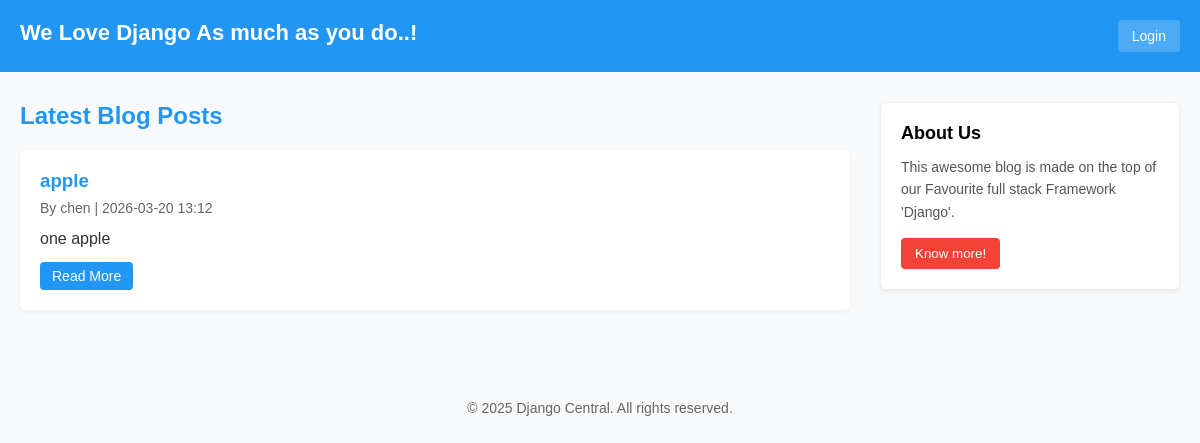
The page / on the database its author committed.
### blog/models.py (models this page shows, shortened)
class Post(models.Model):
    STATUS_CHOICES = (
        (0, 'Draft'),
        (1, 'Publish'),
    )
    title = models.CharField(max_length=200)
    slug = models.SlugField(max_length=200, unique=True)
    author = models.ForeignKey(User, on_delete=models.CASCADE, related_name='blog_posts')
    text = models.TextField()
    created_date = models.DateTimeField(auto_now_add=True)
    status = models.IntegerField(choices=STATUS_CHOICES, default=1)
    class Meta:
        ordering = ['-created_date']

### blog/views.py (the view)
# urls.py: path('', views.PostList.as_view(), name='home'),
class PostList(ListView):
    model = Post
    template_name = 'blog/post_list.html'
    queryset = Post.objects.filter(status=1).order_by('-created_date')
    context_object_name = 'posts'

### templates/blog/post_list.html (shortened to what this page needs)
{% extends 'base.html' %}
{% block content %}
    <h2 style="color: #2196F3; margin-bottom: 20px;">Latest Blog Posts</h2>
    {% for post in posts %}
        <div style="background: white; padding: 20px; margin-bottom: 20px; border-radius: 6px; box-shadow: 0 2px 4px rgba(0,0,0,0.05);">
            <h3 style="margin-bottom: 8px;">
                <a href="{% url 'post_detail' post.slug %}" style="color: #2196F3; text-decoration: none;">
                    {{ post.title }}
                </a>
            </h3>
            <p style="color: #666; font-size: 14px; margin-bottom: 10px;">
                By {{ post.author.username }} | {{ post.created_date|date:"Y-m-d H:i" }}
            </p>
            <p style="line-height: 1.6; color: #333;">
                {{ post.text|truncatechars:200 }}
            </p>
            <a href="{% url 'post_detail' post.slug %}" style="display: inline-block; margin-top: 10px; color: white; background: #2196F3; padding: 6px 12px; border-radius: 4px; text-decoration: none; font-size: 14px;">
                Read More
            </a>
        </div>
    {% endfor %}
{% endblock %}

### templates/base.html (style rules this page uses)
* { box-sizing: border-box; margin: 0; padding: 0; }
body { font-family: Arial, sans-serif; background-color: #f8f9fa; }

### rows shown on the page
Post: title "apple", author.username "chen", created_date "2026-03-20 13:12", text "one apple"
